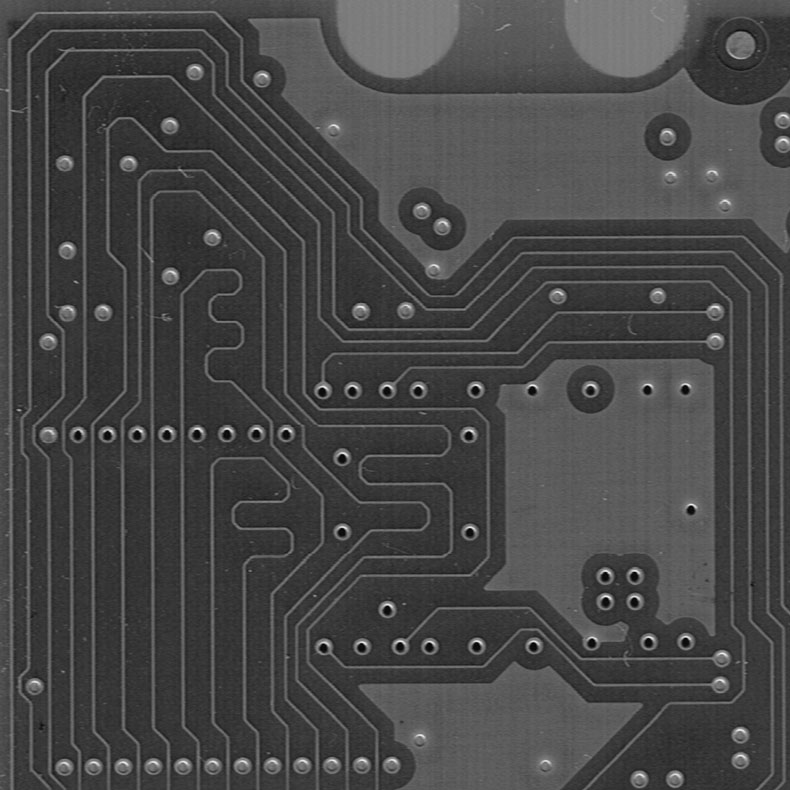
#> input picture au/au1/pcbCropped.png, 790 x 790 px
$ python au13.py
#> lines starting #> are read from the running program, lines starting #| are printed output that depends on the picture; after the words box and inside, x2 and y2 are one past the last pixel; in counts of white or black regions, pixels touching at a corner belong together
import cv2
import numpy as np
from matplotlib import pyplot as plt

origImg = cv2.imread("pcbCropped.png",0)
#> origImg is the input picture: shape (790, 790); min 0, max 248, mean 70.6

defectImg = cv2.imread("pcbCroppedTranslatedDefected.png",0)
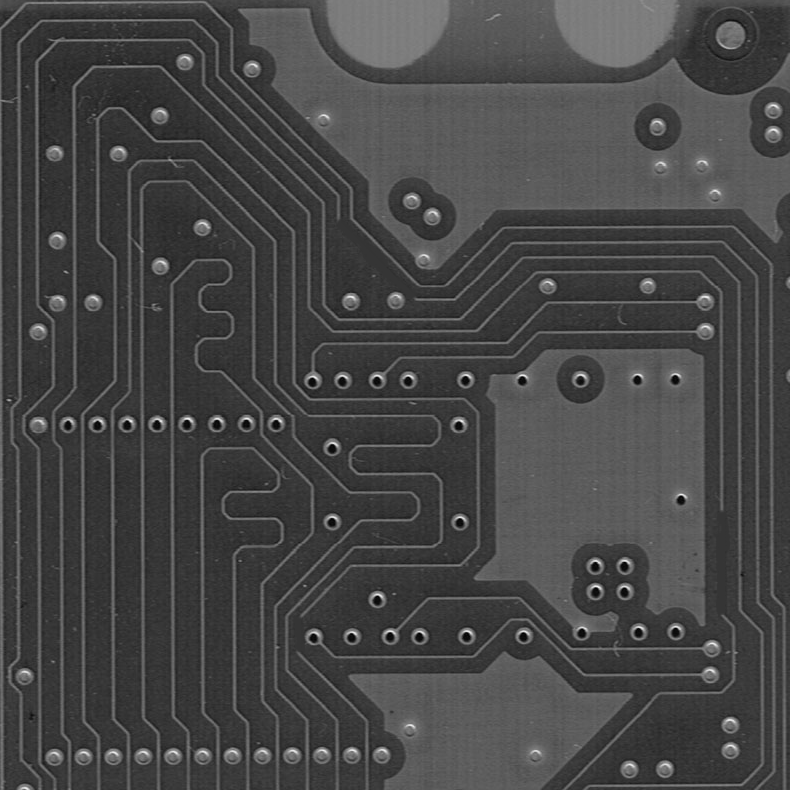
#> input picture au/au1/pcbCroppedTranslatedDefected.png, 790 x 790 px
#> defectImg is the input picture: shape (790, 790); min 0, max 248, mean 70.1

height, width = origImg.shape
#> height = 790; width = 790

xShift =10
yShift = 10
registImg = np.zeros((height,width),np.uint8)
registImg[yShift : height, xShift : width] = defectImg[0 : height - yShift, 0 : width - xShift]
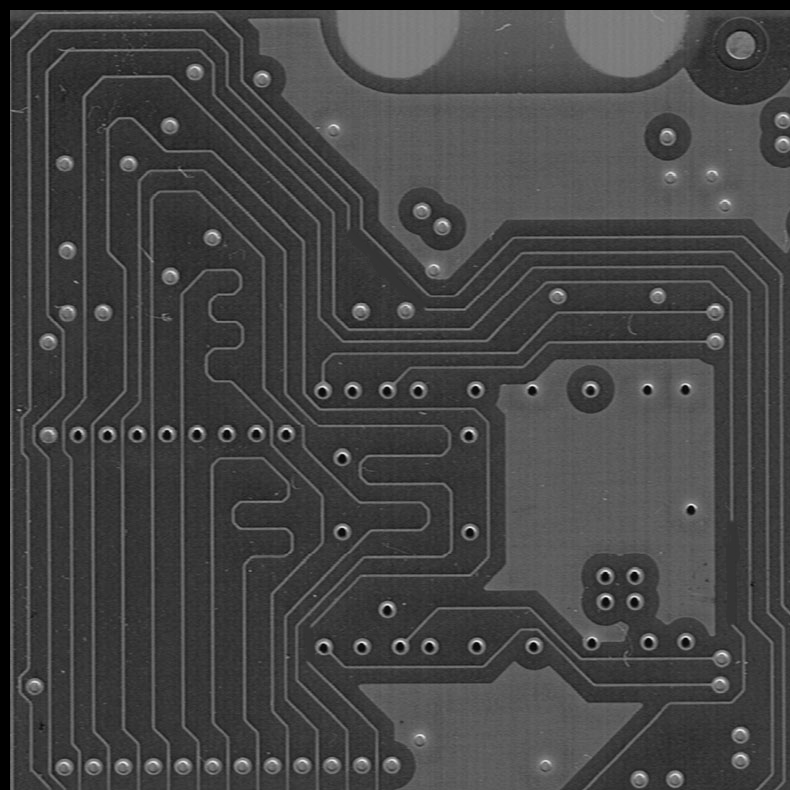
#> registImg: shape (790, 790); min 0, max 248, mean 68.4

plt.figure(1)
diffImg1 = np.zeros((height,width),np.uint8)
cv2.absdiff(origImg,defectImg,diffImg1)

plt.subplot(131)
plt.imshow(diffImg1,cmap="gray")
plt.title("Unaligned Difference Image")

diffImg2 = np.zeros((height,width), np.uint8)
cv2.absdiff(origImg,registImg,diffImg2)

plt.subplot(132)
plt.imshow(diffImg2,cmap="gray")
plt.title("Aligned Difference Image")

ret, bwImg = cv2.threshold(diffImg2,20,255,cv2.THRESH_BINARY)
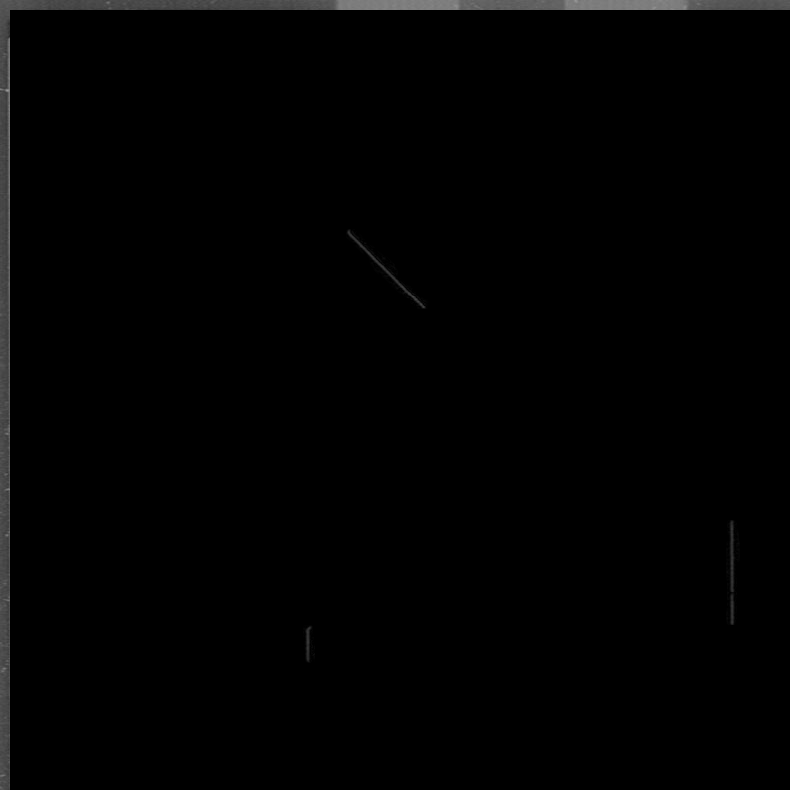
#> diffImg2: shape (790, 790); min 0, max 152, mean 2.2

plt.subplot(133)
plt.imshow(bwImg,cmap="gray")
plt.title("Thresholded + Aligned Difference Image")
plt.show()
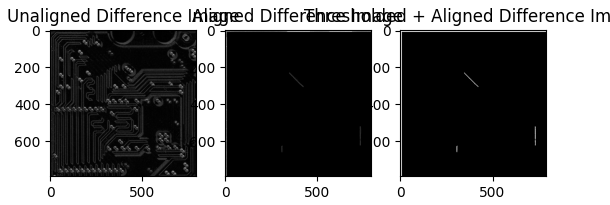
#> figure drawn by matplotlib, 3 panels

cv2.imwrite('Defect_Detection_diff.png', diffImg1)
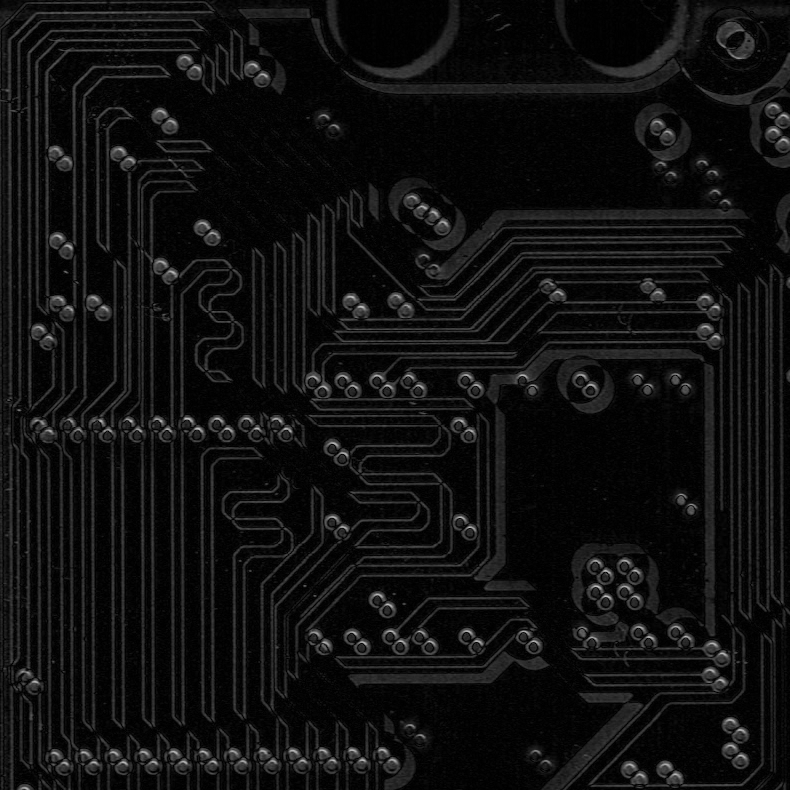
#> saved as Defect_Detection_diff.png: shape (790, 790); min 0, max 200, mean 15.6
cv2.imwrite('Defect_Detection_diffRegisted.png', diffImg2)
cv2.imwrite('Defect_Detection_bw.png', bwImg)
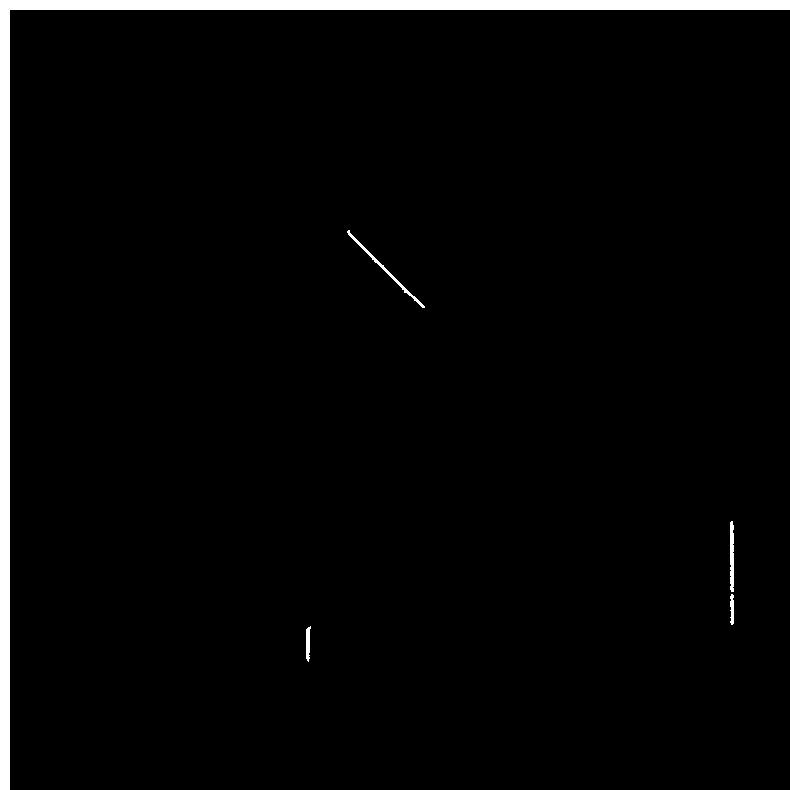
#> saved as Defect_Detection_bw.png: shape (790, 790); 2.6% white; 5 white regions, box (x1, y1, x2, y2) and area: (0, 0, 790, 790) 15700, (347, 230, 425, 308) 315, (730, 521, 734, 592) 265, (306, 626, 311, 662) 130, (730, 594, 734, 625) 102
